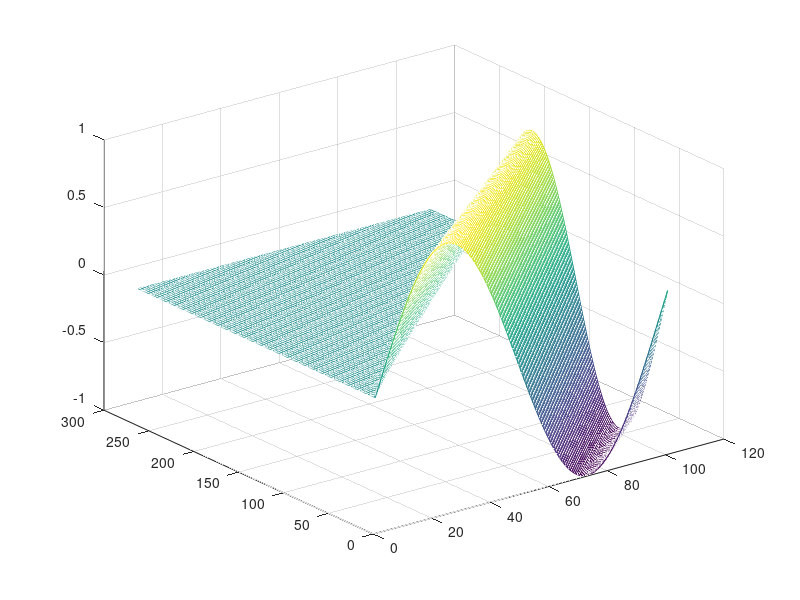

Recreate this plot in MATLAB.
clear all; close all; clc

%constants
tau = 2.2;
D = 4.5;
a = 1;
tend = 6;

N = 100;
dx = D/(N-1);
% dt <= dx
DeltaT = dx*0.5;
Nt = tend/DeltaT;
Lambda = DeltaT/dx;
SpaceingTX=linspace(0,D,2*N+1);
% We make sure the CFL number satisfies, the stability condition
% I.e DeltaT\leq DeltaX



for i=0:N;
    u(1,i+1)=sin(2*pi*i*DeltaT/(tau));
    l(1,i+1)=sin(2*pi*i*DeltaT/(tau));
    c(1,i+1)=sin(2*pi*i*DeltaT/(tau));
end

for i=0:2*N
    u(i+1,1)=0;
    l(i+1,1)=0;
    c(i+1,1)=0;
end

for n=1:Nt
    
    for j=2:N
        u(n+1,j)= 1/2 *( u(n,j+1)+ u(n,j-1)) - a*Lambda/2*(u(n,j+1)-u(n,j-1));
        l(n+1,j)= l(n,j)-a*Lambda*(l(n,j)-l(n,j-1));
        c(n+1,j)= c(n,j)-a*Lambda/2*(c(n,j+1)-c(n,j-1))+a*a*Lambda*Lambda/2*(c(n,j+1)-2*c(n,j)+c(n,j-1));
    end
    %n
    %j
    n+1;
    
    
end
for i=1:2*N
    u(i,N+1)=2*u(i,N)-u(i,N-1);
    l(i,N+1)=2*l(i,N)-l(i,N-1);
    c(i,N+1)=2*c(i,N)-c(i,N-1);
end

vals=l(:,end)
%plot(SpaceingTX,vals)
mesh(l)

% for j=1:2
%     
%     for k=1:2
%         
%     end
%     
%     fh(k) = figure(j);
%     ax(k) = axes('parent',fh(j));
%     
%     hold(ax(k),'on')
%     hold off
%     lh(k) = figure(j);
%     ax(k) = axes('parent',fh(j));
%     
%     hold(ax(k),'on')
%     
% end



